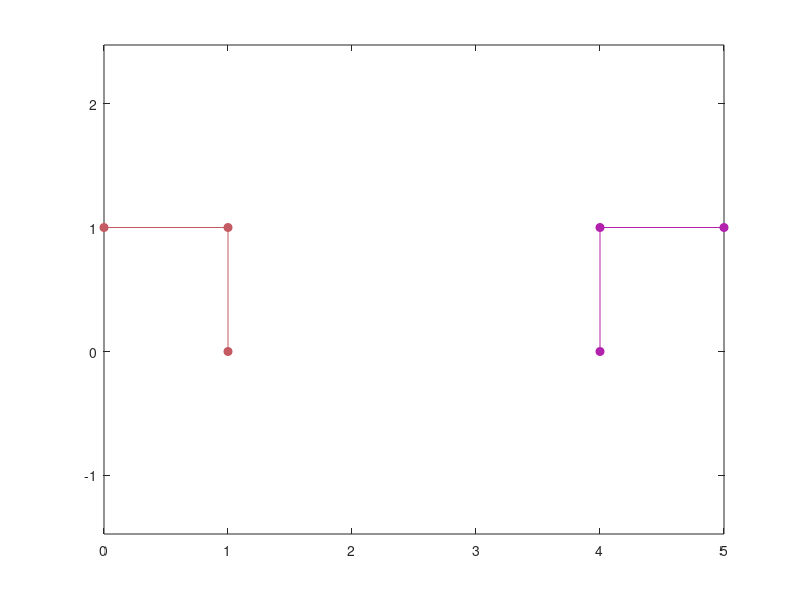

The MATLAB source for this figure:
clear all;close all;clc;            %清除所有变量，关闭所有窗口，  清除命令窗口的内容     
x=[1,0;                                   %定义一个矩阵
    1,1;
    0,1;
    4,1;
    4,0;
    5,1];
N=size(x,1);             %N为矩阵的列数，即聚类数据点的个数
M=N*N-N;                  %N个点间有M条来回连线，考虑到从i到k和从k到i的距离可能是不一样的
s=zeros(M,3);             %定义一个M行3列的零矩阵,用于存放根据数据点计算出的相似度

j=1;                              %通过for循环给s赋值，第一列表示起点i，第二列为终点k，第三列为i到k的负欧式距离作为相似度。
for i=1:N
for k=[1:i-1,i+1:N]
s(j,1)=i;s(j,2)=k;
s(j,3)=-sum((x(i,:)-x(k,:)).^2);
j=j+1;
end;
end;
p=median(s(:,3));           %p为矩阵s第三列的中间值，即所有相似度值的中位数，用中位数作为preference,将获得数量合适的簇的个数
tmp=max(max(s(:,1)),max(s(:,2)));            %%%%%%%%%%%%%%%%%%%%%%%%%%%%%%%%%%%%%%%
S=-Inf*ones(N,N);                           %-Inf负无穷大，定义S为N*N的相似度矩阵，初始化每个值为负无穷大
for j=1:size(s,1)                                     %用for循环将s转换为S，S（i，j）表示点i到点j的相似度值
    S(s(j,1),s(j,2))=s(j,3);end;
nonoise=1;                                             %此处仅选择分析无噪情况（即S（i，j）=S（j,i）），所以略去下面几行代码                            
%if ~nonoise                                          %此处几行注释掉的代码是 在details,sparse等情况下时为了避免使用了无噪数据而使用的，用来给数据添加noise                   
%rns=randn('state');
%randn('state',0);
%S=S+(eps*S+realmin*100).*rand(N,N);
%randn('state',rns);
%end;
%Place preferences on the diagonal of S
if length(p)==1                                                  %设置preference
    for i=1:N
        S(i,i)=p;
    end;
else
    for i=1:N
        S(i,i)=p(i);
    end;
end;
% Allocate space for messages ,etc
dS=diag(S);                                                 %%%%%%%%%%%%%%%%列向量，存放S中对角线元素信息
A=zeros(N,N);
R=zeros(N,N);
%Execute parallel affinity propagation updates
convits=50;maxits=500;                               %设置迭代最大次数为500次，迭代不变次数为50
e=zeros(N,convits);dn=0;i=0;                       %e循环地记录50次迭代信息，dn=1作为一个循环结束信号，i用来记录循环次数
while ~dn
    i=i+1;
    %Compute responsibilities
    Rold=R;                                                        %用Rold记下更新前的R
    AS=A+S                                                        %A(i,j)+S(i,j)
    [Y,I]=max(AS,[],2)                                          %获得AS中每行的最大值存放到列向量Y中，每个最大值在AS中的列数存放到列向量I中
 for k=1:N
      AS(k,I(k))=-realmax;                                      %将AS中每行的最大值置为负的最大浮点数，以便于下面寻找每行的第二大值
   end;
    [Y2,I2]=max(AS,[],2);                                       %存放原AS中每行的第二大值的信息
     R=S-repmat(Y,[1,N]);                                       %更新R,R(i,k)=S(i,k)-max{A(i,k')+S(i,k')}      k'~=k  即计算出各点作为i点的簇中心的适合程度

    for k=1:N                                                           %eg:第一行中AS(1,2)最大,AS(1,3)第二大，
       R(k,I(k))=S(k,I(k))-Y2(k);                                 %so R(1,1)=S(1,1)-AS(1,2); R(1,2)=S(1,2)-AS(1,3); R(1,3)=S(1,3)-AS(1,2).............                                                                           
    end;                                                                    %这样更新R后，R的值便表示k多么适合作为i 的簇中心，若k是最适合i的点，则R(i,k)的值为正
  lam=0.5;  
  R=(1-lam)*R+lam*Rold;                                          %设置阻尼系数，防止某些情况下出现的数据振荡
  %Compute availabilities
  Aold=A;
  Rp=max(R,0)                                                              %除R(k,k)外，将R中的负数变为0，忽略不适和的点的不适合程度信息
  for k=1:N
      Rp(k,k)=R(k,k);
  end;
  A=repmat(sum(Rp,1),[N,1])-Rp 
  dA=diag(A);
  A=min(A,0);               %除A(k,k)以外，其他的大于0的A值都置为0
  for k=1:N
      A(k,k)=dA(k);
  end;
  A=(1-lam)*A+lam*Aold;                %设置阻尼系数，防止某些情况下出现的数据振荡          
  %Check for convergence
  E=((diag(A)+diag(R))>0);
  e(:,mod(i-1,convits)+1)=E;          %将循环计算结果列向量E放入矩阵e中，注意是循环存放结果，即第一次循环得出的E放到N*50的e矩阵的第一列，第51次的结果又放到第一列
  K=sum(E);                                   %每次只保留连续的convits条循环结果，以便后面判断是否连续迭代50次中心簇结果都不变。%%%%%%%%%%%%%%%%
  if i>=convits || i>=maxits               %判断循环是否终止
        se=sum(e,2);                         %se为列向量，E的convits次迭代结果和
        unconverged=(sum((se==convits)+(se==0))~=N);%所有的点要么迭代50次都满足A+R>0，要么一直都小于零，不可以作为簇中心
        if (~unconverged&&(K>0))||(i==maxits) %迭代50次不变，且有簇中心产生或超过最大循环次数时循环终止。
            dn=1;
        end;
  end;
end;
I=find(diag(A+R)>0);               %经过上面的循环，便确定好了哪些点可以作为簇中心点，用find函数找出那些簇1中心点,这个简单demo中I=[2,4],
K=length(I); % Identify exemplars                                                                                                           %即第二个点和第四个点为这六个点的簇中心
if K>0                                      %如果簇中心的个数大于0
    [~,c]=max(S(:,I),[],2);           %取出S中的第二，四列；求出2，4列的每行的最大值，如果第一行第二列的值大于第一行第四列的值，则说明第一个点是第二个点是归属点
    c(I)=1:K; % Identify clusters              %c(2)=1,c(4)=2(第2个点为第一个簇中心，第4个点为第2个簇中心)
    % Refine the final set of exemplars and clusters and return results
    for k=1:K
        ii=find(c==k);                                          %k=1时，发现第1，2，3个点为都属于第一个簇                           
        [y,j]=max(sum(S(ii,ii),1));                       %k=1时 提取出S中1，2，3行和1，2，3列组成的3*3的矩阵，分别算出3列之和取最大值，y记录最大值，j记录最大值所在的列
       I(k)=ii(j(1));                                                %I=[2;4]
    end;
    [tmp,c]=max(S(:,I),[],2);        %tmp为2，4列中每行最大数组成的列向量，c为每个最大数在S（：，I）中的位置，即表示各点到那个簇中心最近
    c(I)=1:K;                                 %c(2)=1;c(4)=2;
    tmpidx=I(c)                            %I=[2;4],c中的1用2替换，2用4替换
    %(tmpidx-1)*N+(1:N)'                                       %一个列向量分别表示S(1,2),S(2,2),S(3,2),S(4,4),S(5,4),S(6,4)是S矩阵的第几个元素
    %sum(S((tmpidx-1)*N+(1:N)'))                        %求S中S(1,2)+S(2,2)+S(3,2)+S(4,4)+S(5,4)+S(6,4)的和
    tmpnetsim=sum(S((tmpidx-1)*N+(1:N)'))   %将各点到簇中心的一个表示距离的负值的和来衡量这次聚类的适合度
    tmpexpref=sum(dS(I));                                    %dS=diag(S)；               %表示所有被选为簇中心的点的适合度之和
else
    tmpidx=nan*ones(N,1);  %nan Not A Number 代表不是一个数据。数据处理时，在实际工程中经常数据的缺失或者不完整，此时我们可以将那些缺失设置为nan
    tmpnetsim=nan;
    tmpexpref=nan;
end;
netsim=tmpnetsim;                                       %反应这次聚类的适合度
dpsim=tmpnetsim-tmpexpref;                        %
expref=tmpexpref;                                           %
idx=tmpidx;                                                    %记录了每个点所属那个簇中心的列向量
unique(idx);
fprintf('Number of clusters: %d\n',length(unique(idx)));
fprintf('Fitness (net similarity): %g\n',netsim);
figure;                                                                %绘制结果
for i=unique(idx)'
  ii=find(idx==i);
  h=plot(x(ii,1),x(ii,2),'o');
  hold on;
  col=rand(1,3);
  set(h,'Color',col,'MarkerFaceColor',col);
  xi1=x(i,1)*ones(size(ii));
  xi2=x(i,2)*ones(size(ii));
  line([x(ii,1),xi1]',[x(ii,2),xi2]','Color',col);
end;
axis equal ;

